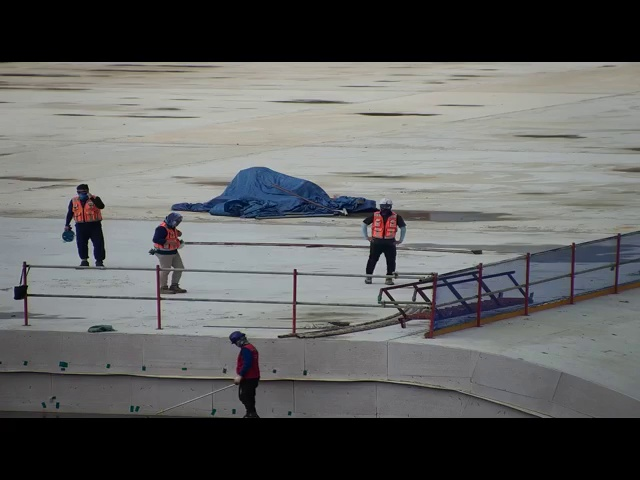
%> input picture helmet_mkv_0000000000.jpg, 640 x 480 px
$ octave sample_code.m   (GNU Octave 9; MATLAB toolbox functions it lacks are replaced by stand-ins)
%> lines starting %> are read from the running program, lines starting %| are printed output that depends on the picture
clear; close all;

img1 = imread('helmet_mkv_0000000000.jpg');
%> img1 is the input picture: size 480x640x3 uint8; mean R, G, B 96.4, 97.4, 96.8
img2 = imread('helmet_mkv_0000000004.jpg');
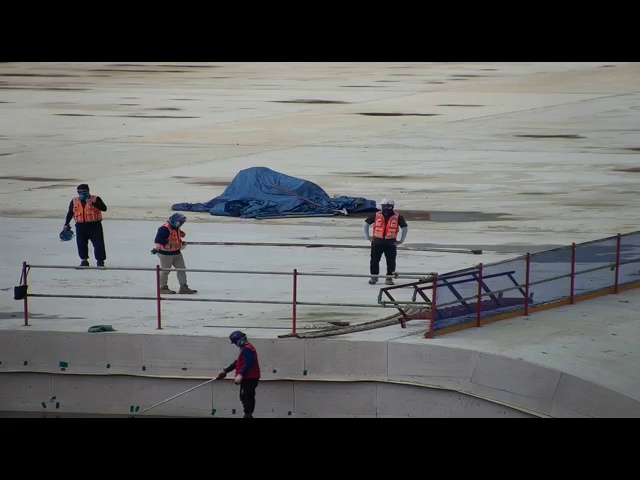
%> input picture helmet_mkv_0000000004.jpg, 640 x 480 px
%> img2 is the input picture: size 480x640x3 uint8; mean R, G, B 96.3, 97.4, 96.8
Frame1 = rgb2gray(img1);
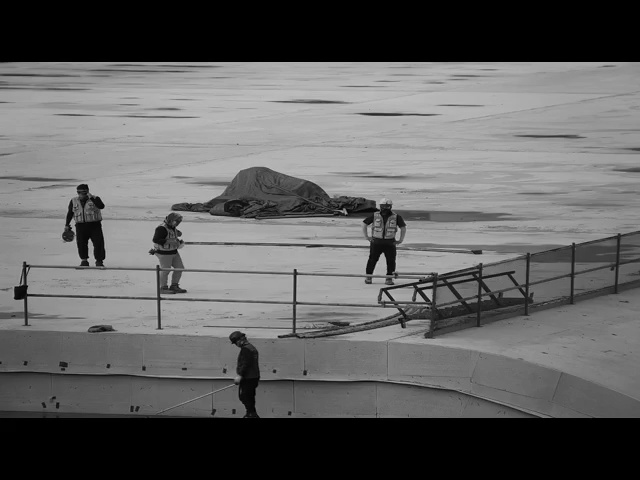
%> Frame1: size 480x640 uint8; min 0, max 192, mean 97.1
Frame2 = rgb2gray(img2);

FFT1=fft2(Frame1);
FFT2=fft2(Frame2);
Amp1=abs(FFT1);
Amp2=abs(FFT2);
Phase1=angle(FFT1);
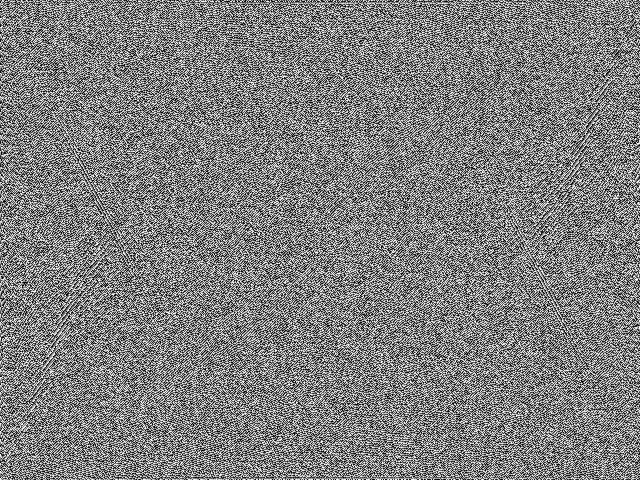
%> Phase1: size 480x640 double; min -3.14, max 3.14, mean -5.55e-19; drawn with min black and max white
Phase2=angle(FFT2);
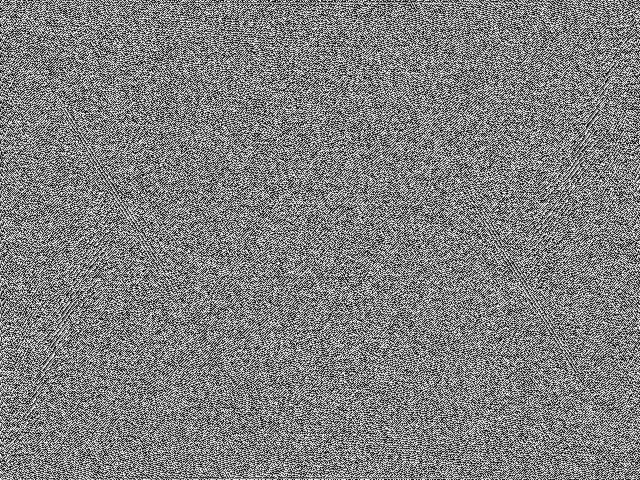
%> Phase2: size 480x640 double; min -3.14, max 3.14, mean 1.02e-05; drawn with min black and max white
mMap1=abs(ifft2((Amp2-Amp1).*exp(i*Phase1)));
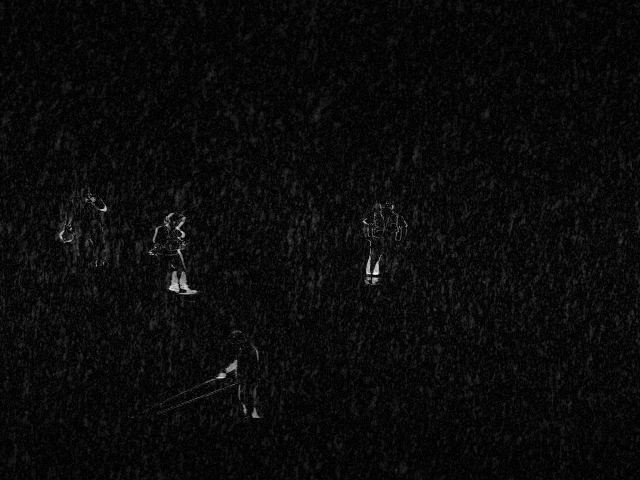
%> mMap1: size 480x640 double; min 1.53e-05, max 72.55, mean 3.1; drawn with min black and max white
mMap2=abs(ifft2((Amp2-Amp1).*exp(i*Phase2)));
mMap=mat2gray(mMap1.*mMap2);
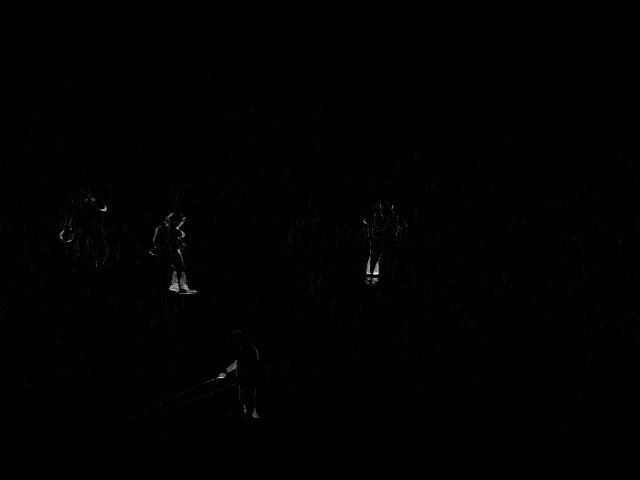
%> mMap: size 480x640 double; min 0, max 1, mean 0.00337

figure, imshow(img1), title('image1');
figure, imshow(img2), title('image2');

figure, imshow(mat2gray(mMap1)), title('saliency map1');
figure, imshow(mat2gray(mMap2)), title('saliency map2');
figure, imshow(mMap), title('final saliency map');
